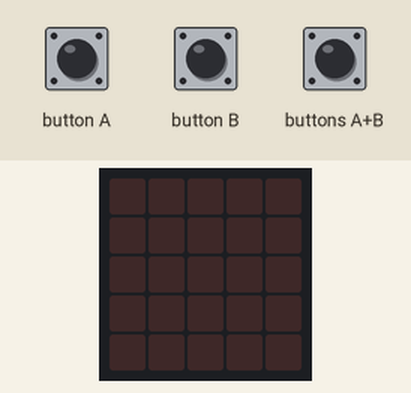
Recording of a program running on a simulated BBC micro:bit (MakeCode). On the bench: the board's 5×5 LED display. The inputs (shaded band) are chosen by the test bench.

Above: at 1.2 s.
1.3 s: buttons A+B pressed for 0.15 s
At 1.65 s:
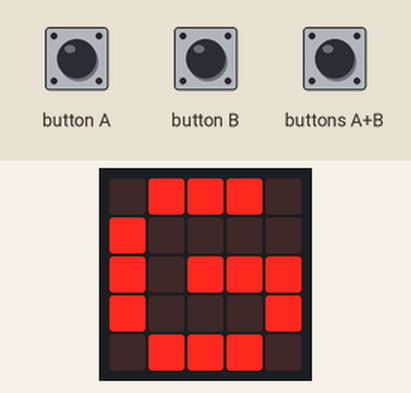
At 2.05 s:
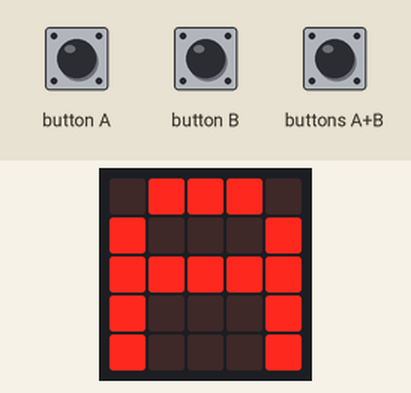
13.3 s: button A pressed for 0.15 s
16.4 s: button B pressed for 0.15 s
At 20.45 s:
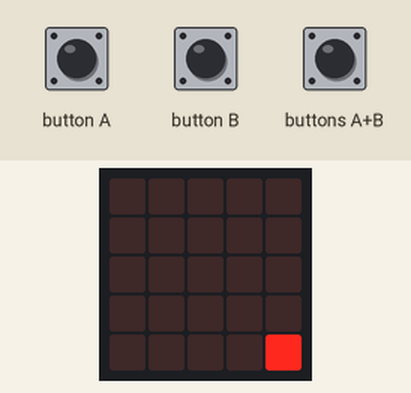
Timing chart, 0 to 21.9 s (numbered marks = the images above; inputs shaded):
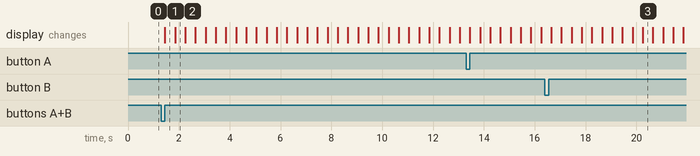

Measured:
- after the input at 1.3 s, the display: changes after 0.15 s (image 1)
- after the input at 16.4 s, the display: first differs from a run without the input after 3.9 s (image 3)
- what the display in image 1 shows lasts 0.4 s, from 1.5 s to 1.9 s

The program:

main.ts
```typescript
input.onButtonPressed(Button.A, function () {
    basic.showLeds(`
        . . . . .
        # . . . .
        # . . . .
        # . . . .
        . . . . .
        `)
    basic.showLeds(`
        # . . . .
        . # . . .
        . # . . .
        . # . . .
        # . . . .
        `)
    basic.showLeds(`
        # # . . .
        . . # . .
        . . # . .
        . . # . .
        # # . . .
        `)
    basic.showLeds(`
        . # # . .
        # . . # .
        . . . # .
        # . . # .
        . # # . .
        `)
    basic.showLeds(`
        . . # # .
        # # . . #
        . . . . #
        # # . . #
        . . # # .
        `)
    basic.showLeds(`
        . # # . .
        # . . # .
        . . . # .
        # . . # .
        . # # . .
        `)
    basic.showLeds(`
        # # . . .
        . . # . .
        . . # . .
        . . # . .
        # # . . .
        `)
    basic.showLeds(`
        # . . . .
        . # . . .
        . # . . .
        . # . . .
        # . . . .
        `)
    basic.showLeds(`
        . . . . .
        # . . . .
        # . . . .
        # . . . .
        . . . . .
        `)
    basic.clearScreen()
})
input.onButtonPressed(Button.AB, function () {
    basic.showLeds(`
        . # # # .
        # . . . .
        # . # # #
        # . . . #
        . # # # .
        `)
    basic.showLeds(`
        . # # # .
        # . . . #
        # # # # #
        # . . . #
        # . . . #
        `)
    basic.showLeds(`
        # . . . #
        # # . # #
        # . # . #
        # . . . #
        # . . . #
        `)
    basic.showLeds(`
        # # # # #
        # . . . .
        # # # # #
        # . . . .
        # # # # #
        `)
    basic.showLeds(`
        # # # # .
        # . . . #
        # # # # .
        # . . . #
        # # # # .
        `)
    basic.showLeds(`
        . # # # .
        # . . . #
        # . . . #
        # . . . #
        . # # # .
        `)
    basic.showLeds(`
        # . . . #
        . # . # .
        . . # . .
        . . # . .
        . . # . .
        `)
    basic.clearScreen()
    basic.showLeds(`
        . # # # .
        # . . . #
        # # # # #
        # . . . #
        # . . . #
        `)
    basic.showLeds(`
        # . . . #
        # . . . #
        . # . # .
        . # . # .
        . . # . .
        `)
    basic.showLeds(`
        # # # # #
        # . . . .
        # # # # #
        # . . . .
        # # # # #
        `)
    basic.showLeds(`
        # . . . #
        # # . . #
        # . # . #
        # . . # #
        # . . . #
        `)
    basic.showLeds(`
        # # # # #
        . . # . .
        . . # . .
        . . # . .
        . . # . .
        `)
    basic.showLeds(`
        # . . . #
        # . . . #
        # . . . #
        # . . . #
        . # # # .
        `)
    basic.showLeds(`
        # # # # .
        # . . . #
        # # # # .
        # . . # .
        # . . . #
        `)
    basic.showLeds(`
        # # # # #
        # . . . .
        # # # # #
        # . . . .
        # # # # #
        `)
    basic.clearScreen()
    basic.showLeds(`
        # # # # .
        # . . . #
        # # # # .
        # . . # .
        # . . . #
        `)
    basic.showLeds(`
        # . . . #
        # . . . #
        # # # # #
        # . . . #
        # . . . #
        `)
    basic.showLeds(`
        # . . . #
        . # . # .
        . . # . .
        . . # . .
        . . # . .
        `)
    basic.showLeds(`
        # # # # #
        . . # . .
        . . # . .
        . . # . .
        . . # . .
        `)
    basic.showLeds(`
        # . . . #
        # . . . #
        # # # # #
        # . . . #
        # . . . #
        `)
    basic.showLeds(`
        # . . . #
        # # . # #
        # . # . #
        # . . . #
        # . . . #
        `)
    basic.clearScreen()
    basic.showLeds(`
        # # # # #
        . . # . .
        . . # . .
        . . # . .
        . . # . .
        `)
    basic.showLeds(`
        # # # # #
        # . . . .
        # # # # #
        # . . . .
        # # # # #
        `)
    basic.showLeds(`
        # . . . #
        # # . . .
        # . # . #
        # . . # #
        # . . . #
        `)
    basic.showLeds(`
        . # # # .
        # . . . .
        # . # # #
        # . . . #
        . # # # .
        `)
    basic.showLeds(`
        . # # # .
        # . . . #
        # . . . #
        # . . . #
        . # # # .
        `)
    basic.showLeds(`
        # . . . #
        # . . # .
        # # # . .
        # . . # .
        # . . . #
        `)
    basic.showLeds(`
        # . . . #
        # . . . #
        # . . . #
        # . . . #
        . # # # .
        `)
    basic.clearScreen()
    basic.showLeds(`
        . . . . .
        . . . . .
        . . . . .
        . . . . .
        . # . . .
        `)
    basic.clearScreen()
    basic.showLeds(`
        # . . . #
        # . . # .
        # # # . .
        # . . # .
        # . . . #
        `)
    basic.showLeds(`
        . # # # .
        # . . . #
        # # # # #
        # . . . #
        # . . . #
        `)
    basic.showLeds(`
        # # # # .
        # . . . #
        # # # # .
        # . . # .
        # . . . #
        `)
    basic.showLeds(`
        . # # # .
        # . . . #
        # # # # #
        # . . . #
        # . . . #
        `)
    basic.showLeds(`
        # # # # #
        . . # . .
        . . # . .
        . . # . .
        . . # . .
        `)
    basic.showLeds(`
        # # # # #
        # . . . .
        # # # # #
        # . . . .
        # # # # #
        `)
    basic.clearScreen()
    basic.showLeds(`
        # . . . #
        # # . # #
        # . # . #
        # . . . #
        # . . . #
        `)
    basic.showLeds(`
        . # # # .
        # . . . #
        # # # # #
        # . . . #
        # . . . #
        `)
    basic.showLeds(`
        # . . . #
        # # . . #
        # . # . #
        # . . # #
        # . . . #
        `)
    basic.pause(10)
    basic.showLeds(`
        . . . . #
        # # # . #
        # # # . .
        # # # . .
        . # . . .
        `)
    basic.showLeds(`
        . . . . .
        # # . # .
        # # . # .
        # # . . .
        # . . . .
        `)
    basic.showLeds(`
        . . # . .
        # . # . .
        # . . . .
        # . . . .
        . . . . .
        `)
    basic.showLeds(`
        . . . . .
        . # # # .
        . # # # .
        . # # # .
        . . # . .
        `)
    basic.showLeds(`
        # . . . .
        # . # # #
        . . # # #
        . . # # #
        . . . # .
        `)
    basic.showLeds(`
        . . . . .
        # # . # #
        # # . # #
        # # . # #
        # . . # .
        `)
    basic.showLeds(`
        . . # . .
        # . # . #
        # . # . #
        # . # . #
        . . # . .
        `)
    basic.showLeds(`
        . . . . .
        # . . . #
        # . . . #
        . . . . .
        . . . . .
        `)
    basic.showLeds(`
        . . . . .
        . # . # .
        # . . . #
        . . . . .
        . . . . .
        `)
    basic.showLeds(`
        # . . . #
        # # . # #
        # . . . #
        # . . . #
        . # . # .
        `)
    basic.showLeds(`
        . . . . .
        # # . # #
        . . . . .
        . . . . .
        # . . . #
        `)
    basic.showLeds(`
        . . . . .
        # . . . #
        # . . . #
        # . . . #
        . . . . .
        `)
    basic.showLeds(`
        # . . . #
        . # . # .
        . # . # .
        . # . # .
        # . . . #
        `)
    basic.showLeds(`
        # # . # #
        . . # . .
        . . # . .
        . . # . .
        # # . # #
        `)
    basic.showLeds(`
        . . . . .
        . . . . .
        . . # . .
        . . . . .
        . . . . .
        `)
    basic.showLeds(`
        . . . . .
        . . # . .
        . # # # .
        . . # . .
        . . . . .
        `)
    basic.showLeds(`
        . . # . .
        . # # # .
        # # # # #
        . # # # .
        . . # . .
        `)
    basic.showLeds(`
        . # # # .
        # # # # #
        # # # # #
        # # # # #
        . # # # .
        `)
    basic.showLeds(`
        # # # # #
        # # # # #
        # # # # #
        # # # # #
        # # # # #
        `)
    basic.showLeds(`
        . # # # .
        # # # # #
        # # # # #
        # # # # #
        . # # # .
        `)
    basic.showLeds(`
        . . # . .
        . # # # .
        # # # # #
        . # # # .
        . . # . .
        `)
    basic.showLeds(`
        . . . . .
        . . # . .
        . # # # .
        . . # . .
        . . . . .
        `)
    basic.showLeds(`
        . . . . .
        . . . . .
        . . # . .
        . . . . .
        . . . . .
        `)
    basic.clearScreen()
    basic.showLeds(`
        . # # # .
        # . . . .
        # . # # #
        # . . . #
        . # # # .
        `)
    basic.showLeds(`
        . # # # .
        # . . . #
        # # # # #
        # . . . #
        # . . . #
        `)
    basic.showLeds(`
        # . . . #
        # # . # #
        # . # . #
        # . . . #
        # . . . #
        `)
    basic.showLeds(`
        # # # # #
        # . . . .
        # # # # #
        # . . . .
        # # # # #
        `)
    basic.clearScreen()
    basic.showLeds(`
        # # # # #
        # . . . .
        # # # # #
        . . . . #
        # # # # #
        `)
    basic.showLeds(`
        # # # # #
        . . # . .
        . . # . .
        . . # . .
        . . # . .
        `)
    basic.showLeds(`
        . # # # .
        # . . . #
        # # # # #
        # . . . #
        # . . . #
        `)
    basic.showLeds(`
        # # # # .
        # . . . #
        # # # # .
        # . . # .
        # . . . #
        `)
    basic.showLeds(`
        # # # # #
        . . # . .
        . . # . .
        . . # . .
        . . # . .
        `)
    basic.clearScreen()
    basic.showLeds(`
        . # . . .
        # # # . .
        # # # . .
        . # . . .
        # . # . .
        `)
    basic.showLeds(`
        . . . . .
        . # . . .
        # # # . .
        # # # . .
        # . # . .
        `)
    basic.showLeds(`
        . # . . .
        # # # . .
        # # # . .
        . # . . .
        # . # . .
        `)
    basic.showLeds(`
        . . . . .
        . # . . .
        # # # . .
        # # # . .
        # . # . .
        `)
    basic.showLeds(`
        . # . . .
        # # # . .
        # # # . .
        . # . . .
        # . # . #
        `)
    basic.showLeds(`
        . # . . .
        # # # . .
        # # # . .
        . # . . #
        # . # . .
        `)
    basic.showLeds(`
        . # . . .
        # # # . .
        # # # . #
        . # . . .
        # . # . .
        `)
    basic.showLeds(`
        # # # . #
        # # # . #
        # # # . #
        . # . . .
        # # # . #
        `)
    basic.showLeds(`
        . . . . .
        # . . . .
        # . . . .
        # . . . .
        . . . . .
        `)
    basic.showLeds(`
        # . . . .
        . # . . .
        . # . . .
        . # . . .
        # . . . .
        `)
    basic.showLeds(`
        # # . . .
        . . # . .
        . . # . .
        . . # . .
        # # . . .
        `)
    basic.showLeds(`
        . # # . .
        # . . # .
        . . . # .
        # . . # .
        . # # . .
        `)
    basic.showLeds(`
        . . # # .
        # # . . #
        . . . . #
        # # . . #
        . . # # .
        `)
    basic.showLeds(`
        . . . # .
        # . # . .
        # # # . .
        # . . . .
        . # . . .
        `)
    basic.showLeds(`
        . . . . #
        . . . . .
        # . # . .
        # # # . .
        # . . . .
        `)
    basic.showLeds(`
        . . . . .
        # . . . .
        # # . . .
        # # . . .
        # . . . .
        `)
    basic.showLeds(`
        . # . . .
        # # # . .
        # # # . .
        . # . . .
        # . # . #
        `)
    basic.showLeds(`
        . # . . .
        # # # . .
        # # # . .
        . # . . #
        # . # . .
        `)
    basic.showLeds(`
        . # . . .
        # # # . .
        # # # . #
        . # . . .
        # . # . .
        `)
    basic.showLeds(`
        . # . . #
        # . # . #
        # # # . #
        # . # . .
        # . # . #
        `)
    basic.showLeds(`
        . # . . .
        # # # # .
        # # . . .
        . # . . .
        # . # . .
        `)
    basic.showLeds(`
        . . . . .
        # # . # #
        . . . # #
        # # . # #
        . . . . .
        `)
    basic.showLeds(`
        . # . . .
        # # # . .
        # # # . .
        . # . . .
        # . # . .
        `)
    basic.clearScreen()
    basic.showLeds(`
        # # # # .
        # . . . #
        # # # # .
        # . . . .
        # . . . .
        `)
    basic.showLeds(`
        # # # # .
        # . . . #
        # # # # .
        # . . # .
        # . . . #
        `)
    basic.showLeds(`
        # # # # #
        # . . . .
        # # # # #
        # . . . .
        # # # # #
        `)
    basic.showLeds(`
        # # # # #
        # . . . .
        # # # # #
        . . . . #
        # # # # #
        `)
    basic.showLeds(`
        # # # # #
        # . . . .
        # # # # #
        . . . . #
        # # # # #
        `)
    basic.clearScreen()
    basic.showLeds(`
        . # # # .
        # . . . #
        # # # # #
        # . . . #
        # . . . #
        `)
    basic.clearScreen()
    basic.showLeds(`
        # # # # #
        . . # . .
        . . # . .
        . . # . .
        . . # . .
        `)
    basic.showLeds(`
        . # # # .
        # . . . #
        # . . . #
        # . . . #
        . # # # .
        `)
    basic.clearScreen()
    basic.showLeds(`
        # . . . #
        # . . . #
        # # # # #
        # . . . #
        # . . . #
        `)
    basic.showLeds(`
        # # # # #
        . . # . .
        . . # . .
        . . # . .
        # # # # #
        `)
    basic.showLeds(`
        # # # # #
        . . # . .
        . . # . .
        . . # . .
        . . # . .
        `)
    basic.clearScreen()
    basic.showLeds(`
        . # # # .
        # . . . #
        # # # # #
        # . . . #
        # . . . #
        `)
    basic.showLeds(`
        # . . . #
        # # . . #
        # . # . #
        # . . # #
        # . . . #
        `)
    basic.showLeds(`
        # # # # .
        # . . . #
        # . . . #
        # . . . #
        # # # # .
        `)
    basic.clearScreen()
    basic.showLeds(`
        # # # # .
        # . . . #
        # # # # .
        # . . . .
        # . . . .
        `)
    basic.showLeds(`
        # # # # .
        # . . . #
        # # # # .
        # . . # .
        # . . . #
        `)
    basic.showLeds(`
        # # # # #
        # . . . .
        # # # # #
        # . . . .
        # # # # #
        `)
    basic.showLeds(`
        # # # # #
        # . . . .
        # # # # #
        . . . . #
        # # # # #
        `)
    basic.showLeds(`
        # # # # #
        # . . . .
        # # # # #
        . . . . #
        # # # # #
        `)
    basic.clearScreen()
    basic.showLeds(`
        # # # # .
        # . . . #
        # # # # .
        # . . . #
        # # # # .
        `)
    basic.clearScreen()
    basic.showLeds(`
        # # # # #
        . . # . .
        . . # . .
        . . # . .
        . . # . .
        `)
    basic.showLeds(`
        . # # # .
        # . . . #
        # . . . #
        # . . . #
        . # # # .
        `)
    basic.clearScreen()
    basic.showLeds(`
        # # # # #
        # . . . .
        # # # # #
        . . . . #
        # # # # #
        `)
    basic.showLeds(`
        # # # # .
        # . . . #
        # # # # .
        # . . . .
        # . . . .
        `)
    basic.showLeds(`
        # # # # #
        # . . . .
        # # # # #
        # . . . .
        # # # # #
        `)
    basic.showLeds(`
        . # # # .
        # . . . .
        # . . . .
        # . . . .
        . # # # .
        `)
    basic.showLeds(`
        # # # # #
        . . # . .
        . . # . .
        . . # . .
        # # # # #
        `)
    basic.showLeds(`
        . # # # .
        # . . . #
        # # # # #
        # . . . #
        # . . . #
        `)
    basic.showLeds(`
        # . . . .
        # . . . .
        # . . . .
        # . . . .
        # # # # #
        `)
    basic.clearScreen()
    basic.showLeds(`
        # . . . #
        # . . . #
        # # # # #
        # . . . #
        # . . . #
        `)
    basic.showLeds(`
        # # # # #
        . . # . .
        . . # . .
        . . # . .
        # # # # #
        `)
    basic.showLeds(`
        # # # # #
        . . # . .
        . . # . .
        . . # . .
        . . # . .
        `)
})
input.onButtonPressed(Button.B, function () {
    basic.showLeds(`
        . . . . .
        . . . . .
        . . . . .
        . . . . .
        . . . . #
        `)
    basic.showLeds(`
        . . . . .
        . . . . .
        . . . . .
        . . . # #
        . . . . #
        `)
    basic.showLeds(`
        . . . . .
        . . . . .
        . . # # #
        . . # . .
        . . . # .
        `)
    basic.showLeds(`
        . . . . .
        . # # # .
        . # . . #
        . . # . #
        . # . # .
        `)
    basic.showLeds(`
        # # # . .
        # . . # .
        . # . # .
        # . # . .
        . # . . .
        `)
    basic.showLeds(`
        . . . . .
        . # # # .
        . # . . #
        . . # . #
        . # . # .
        `)
    basic.showLeds(`
        . . . . .
        . . . . .
        . . # # #
        . . # . .
        . . . # .
        `)
    basic.showLeds(`
        . . . . .
        . . . . .
        . . . . .
        . . . # #
        . . . . #
        `)
    basic.showLeds(`
        . . . . .
        . . . . .
        . . . . .
        . . . . .
        . . . . #
        `)
    basic.clearScreen()
})
```

test.ts
```typescript
// 在這裡測試；當此封包作為擴充功能時，將不會編譯此內容。
```
